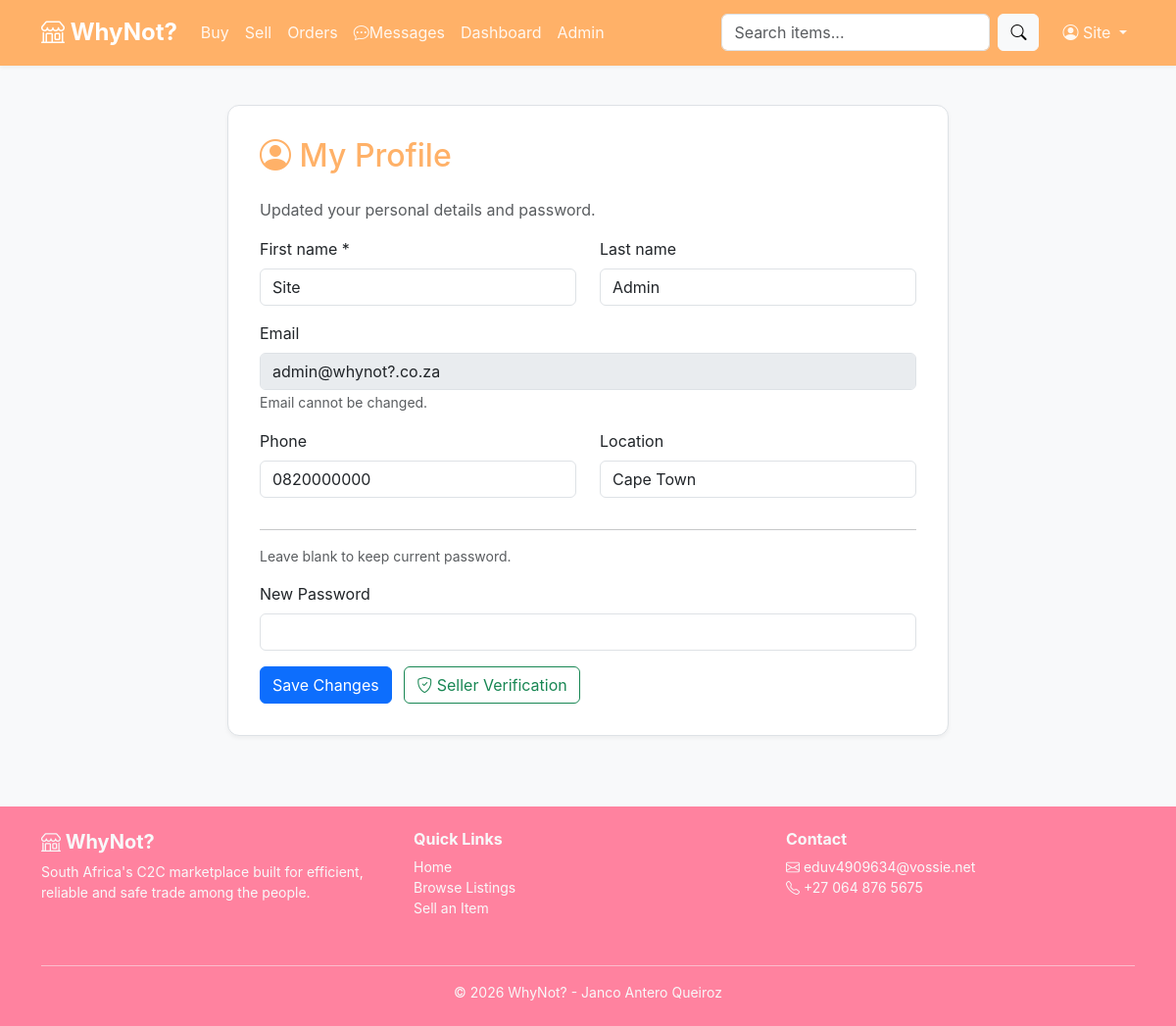
The app's page /profile.php (signed in) with its own data.
### tables this page shows
CREATE TABLE users (
    user_id                 INT AUTO_INCREMENT PRIMARY KEY,
    username                VARCHAR(50) NOT NULL UNIQUE,
    email                   VARCHAR(100) NOT NULL UNIQUE,
    password_hash           VARCHAR(255) NOT NULL,
    first_name              VARCHAR(50),
    last_name               VARCHAR(50),
    phone                   VARCHAR(20), 
    profile_image           VARCHAR(255),
    location_user           VARCHAR(100),
    role_user               ENUM('buyer', 'seller', 'admin') NOT NULL DEFAULT 'buyer',
    is_verified             BOOLEAN NOT NULL DEFAULT FALSE,
    verification_status     ENUM ('none', 'pending', 'approved', 'rejected') NOT NULL DEFAULT 'none',
    created_at              TIMESTAMP DEFAULT CURRENT_TIMESTAMP,
    updated_at              TIMESTAMP DEFAULT CURRENT_TIMESTAMP ON UPDATE CURRENT_TIMESTAMP
);

### profile.php (the view, shortened to what this page needs)
<?php
require_once __DIR__ .'/includes/db.php';
$me = current_user_id();
$stmt = $pdo->prepare("SELECT * FROM users WHERE user_id = ?");
$stmt->execute([$me]);
$user = $stmt->fetch(PDO::FETCH_ASSOC);
include __DIR__ . '/includes/header.php';
?>
<div class="container py-4">
    <div class="row justify-content-center">
        <div class="col-md-8">
            <div class="vd-form-card">
                <h2><i class="bi bi-person-circle"></i> My Profile</h2>
                <p class="text-muted">Updated your personal details and password.</p>
                <form method="POST" class="needs-validation" novalidate>
                    <div class="row">
                        <div class="col-md-6 mb-3">
                            <label class="form-label">First name *</label>
                            <input type="text" name="first_name" class="form-control" required value="<?= htmlspecialchars($user['first_name'] ?? '')?>">
                        </div>
                        <div class="col-md-6 mb-3">
                            <label class="form-label">Last name</label>
                            <input type="text" name="last_name" class="form-control" value="<?= htmlspecialchars($user['last_name'] ?? '')?>">
                        </div>
                    </div>
                    <div class="mb-3">
                        <label class="form-label">Email </label>
                        <input type="email" class="form-control" value="<?= htmlspecialchars($user['email']) ?>" disabled>
                        <small class="text-muted">Email cannot be changed.</small>
                    </div>
                    <div class="row">
                        <div class="col-md-6 mb-3">
                            <label class="form-label">Phone</label>
                            <input type="text" name="phone" class="form-control" value="<?= htmlspecialchars($user['phone'] ?? '')?>">
                        </div>
                        <div class="col-md-6 mb-3">
                            <label class="form-label">Location</label>
                            <input type="text" name="location" class="form-control" value="<?= htmlspecialchars($user['location_user'] ?? '')?>">
                        </div>
                    </div>
                    <hr>
                    <p class="text-muted small"> Leave blank to keep current password.</p>
                    <div class="mb-3">
                        <label class="form-label">New Password</label>
                        <input type="password" name="new_password" class="form-control" minlength="8">
                    </div>
                    <button type="submit" class="btn btn-primary">Save Changes</button>
                    <a href="verify.php" class="btn btn-outline-success ms-2"><i class="bi bi-shield-check"></i> Seller Verification</a>
                </form>
            </div>
        </div>
    </div>
</div>
<?php include __DIR__ .'/includes/footer.php'; ?>

### css/styles.css (style rules this page uses)
:root { --vd-primary: #ffb168; --vd-primary-dark: #ff829f; --vd-accent: #f4a261; --vd-accent-dark: #e07a3a; --vd-success: #2a9d8f; --vd-danger: #e63946; --vd-bg: #f8f9fa; --vd-card-bg: #ffffff; --vd-text: #212529; --vd-text-muted: #6c757d; --vd-border: #dee2e6; --vd-primary-light: #ff829f; --vd-radius: 12px; --vd-shadow-sm: 0 2px 4px rgba(0,0,0,0.05); --vd-shadow-md: 0 4px 12px rgba(0,0,0,0.1); }
body { background: var(--vd-bg); color: var(--vd-text); font-family: -apple-system, BlinkMacSystemFont, 'Segoe UI', Roboto, 'Helvetica Neue', Arial, sans-serif; }
.vd-form-card { background: var(--vd-card-bg); border: 1px solid var(--vd-border); border-radius: var(--vd-radius); padding: 2rem; box-shadow: var(--vd-shadow-sm); }
.vd-form-card h2 { color: var(--vd-primary); margin-bottom: 1.5rem; }

### records on screen
users: first_name "Site", last_name "Admin", email "admin@whynot?.co.za", phone "0820000000", location "Cape Town"

### other values on screen
current_user_name() "Site"
